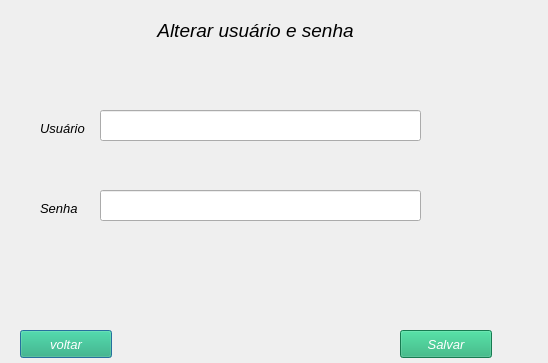
<?xml version="1.0" encoding="UTF-8"?>
<ui version="4.0">
 <class>Dialog</class>
 <widget class="QDialog" name="Dialog">
  <property name="geometry">
   <rect>
    <x>0</x>
    <y>0</y>
    <width>548</width>
    <height>363</height>
   </rect>
  </property>
  <property name="font">
   <font>
    <pointsize>10</pointsize>
    <italic>true</italic>
   </font>
  </property>
  <property name="windowTitle">
   <string>Dialog</string>
  </property>
  <widget class="QLabel" name="lbl_titulo">
   <property name="geometry">
    <rect>
     <x>100</x>
     <y>10</y>
     <width>311</width>
     <height>41</height>
    </rect>
   </property>
   <property name="font">
    <font>
     <family>Ubuntu</family>
     <pointsize>14</pointsize>
     <weight>50</weight>
     <italic>true</italic>
     <bold>false</bold>
    </font>
   </property>
   <property name="styleSheet">
    <string notr="true">font: italic 14pt &quot;Ubuntu&quot;;</string>
   </property>
   <property name="text">
    <string>Alterar usuário e senha</string>
   </property>
   <property name="alignment">
    <set>Qt::AlignCenter</set>
   </property>
  </widget>
  <widget class="QLineEdit" name="txt_novo_usuario">
   <property name="geometry">
    <rect>
     <x>100</x>
     <y>110</y>
     <width>321</width>
     <height>31</height>
    </rect>
   </property>
  </widget>
  <widget class="QLineEdit" name="txt_nova_senha">
   <property name="geometry">
    <rect>
     <x>100</x>
     <y>190</y>
     <width>321</width>
     <height>31</height>
    </rect>
   </property>
  </widget>
  <widget class="QLabel" name="lbl_usuario">
   <property name="geometry">
    <rect>
     <x>40</x>
     <y>120</y>
     <width>59</width>
     <height>16</height>
    </rect>
   </property>
   <property name="text">
    <string>Usuário</string>
   </property>
  </widget>
  <widget class="QLabel" name="lbl_senha">
   <property name="geometry">
    <rect>
     <x>40</x>
     <y>200</y>
     <width>59</width>
     <height>16</height>
    </rect>
   </property>
   <property name="text">
    <string>Senha</string>
   </property>
  </widget>
  <widget class="QPushButton" name="btn_voltar">
   <property name="geometry">
    <rect>
     <x>20</x>
     <y>330</y>
     <width>92</width>
     <height>28</height>
    </rect>
   </property>
   <property name="styleSheet">
    <string notr="true">color: rgb(255, 255, 255);
background-color: rgb(32, 172, 114);</string>
   </property>
   <property name="text">
    <string>voltar</string>
   </property>
  </widget>
  <widget class="QPushButton" name="btn_salvar">
   <property name="geometry">
    <rect>
     <x>400</x>
     <y>330</y>
     <width>92</width>
     <height>28</height>
    </rect>
   </property>
   <property name="styleSheet">
    <string notr="true">color: rgb(255, 255, 255);
background-color: rgb(32, 172, 114);</string>
   </property>
   <property name="text">
    <string>Salvar</string>
   </property>
  </widget>
 </widget>
 <resources/>
 <connections/>
</ui>
